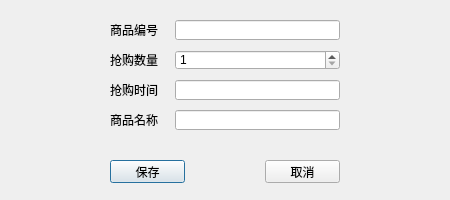
<?xml version="1.0" encoding="UTF-8"?>
<ui version="4.0">
 <class>DialogArticleModify</class>
 <widget class="QDialog" name="DialogArticleModify">
  <property name="geometry">
   <rect>
    <x>0</x>
    <y>0</y>
    <width>450</width>
    <height>200</height>
   </rect>
  </property>
  <property name="windowTitle">
   <string>修改</string>
  </property>
  <property name="windowIcon">
   <iconset resource="resource.qrc">
    <normaloff>:/image/image/favicon.ico</normaloff>:/image/image/favicon.ico</iconset>
  </property>
  <widget class="QPushButton" name="push_button_ok">
   <property name="geometry">
    <rect>
     <x>110</x>
     <y>160</y>
     <width>75</width>
     <height>23</height>
    </rect>
   </property>
   <property name="text">
    <string>保存</string>
   </property>
  </widget>
  <widget class="QPushButton" name="push_button_cancel">
   <property name="geometry">
    <rect>
     <x>265</x>
     <y>160</y>
     <width>75</width>
     <height>23</height>
    </rect>
   </property>
   <property name="text">
    <string>取消</string>
   </property>
  </widget>
  <widget class="QWidget" name="widget" native="true">
   <property name="geometry">
    <rect>
     <x>100</x>
     <y>10</y>
     <width>250</width>
     <height>130</height>
    </rect>
   </property>
   <layout class="QGridLayout" name="gridLayout" columnstretch="1,3">
    <property name="leftMargin">
     <number>10</number>
    </property>
    <property name="topMargin">
     <number>10</number>
    </property>
    <property name="rightMargin">
     <number>10</number>
    </property>
    <property name="bottomMargin">
     <number>10</number>
    </property>
    <property name="spacing">
     <number>10</number>
    </property>
    <item row="3" column="0">
     <widget class="QLabel" name="label_4">
      <property name="text">
       <string>抢购时间</string>
      </property>
     </widget>
    </item>
    <item row="1" column="1">
     <widget class="QLineEdit" name="line_edit_article_id"/>
    </item>
    <item row="2" column="0">
     <widget class="QLabel" name="label_3">
      <property name="text">
       <string>抢购数量</string>
      </property>
     </widget>
    </item>
    <item row="2" column="1">
     <widget class="QSpinBox" name="spin_box_article_num">
      <property name="minimum">
       <number>1</number>
      </property>
      <property name="maximum">
       <number>2</number>
      </property>
     </widget>
    </item>
    <item row="3" column="1">
     <widget class="QLineEdit" name="line_edit_article_time"/>
    </item>
    <item row="1" column="0">
     <widget class="QLabel" name="label_2">
      <property name="text">
       <string>商品编号</string>
      </property>
     </widget>
    </item>
    <item row="4" column="0">
     <widget class="QLabel" name="label">
      <property name="text">
       <string>商品名称</string>
      </property>
     </widget>
    </item>
    <item row="4" column="1">
     <widget class="QLineEdit" name="line_edit_article_name"/>
    </item>
   </layout>
  </widget>
 </widget>
 <tabstops>
  <tabstop>push_button_cancel</tabstop>
  <tabstop>line_edit_article_id</tabstop>
  <tabstop>spin_box_article_num</tabstop>
  <tabstop>line_edit_article_time</tabstop>
  <tabstop>line_edit_article_name</tabstop>
  <tabstop>push_button_ok</tabstop>
 </tabstops>
 <resources>
  <include location="resource.qrc"/>
 </resources>
 <connections/>
</ui>
